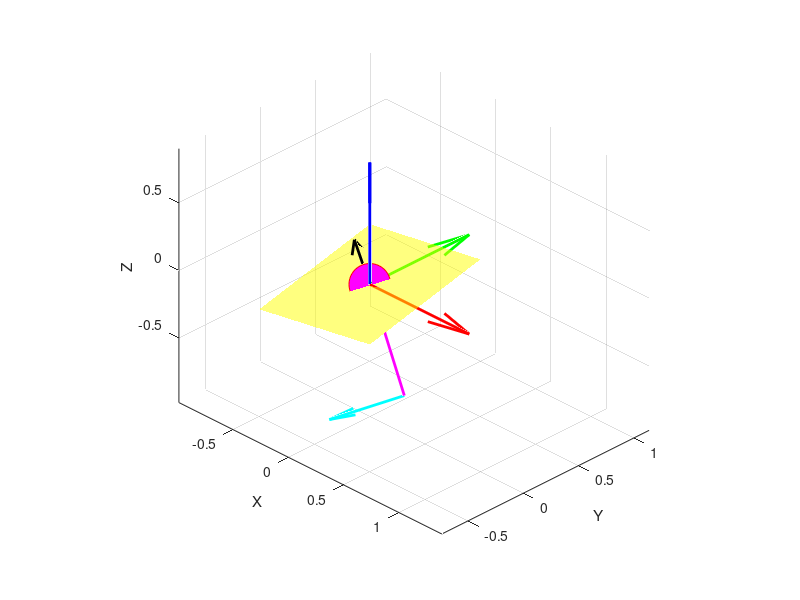

MATLAB code to generate this figure:
%%%%%%%%%%%%%%%%%%%%%%%%%%%%%%%%%%%%%%%%%%%%%%%%%%%%%%%%%%%%%%%
% Ankle torque
%%%%%%%%%%%%%%%%%%%%%%%%%%%%%%%%%%%%%%%%%%%%%%%%%%%%%%%%%%%%%%%
clear all; clc; close all;

% generate random position, position is relative to COM
r_x_lims = [-0.3, 0.3];
r_y_lims = [-0.3, 0.3];
r_z_lims = [-1.0, -0.5];
r = unifrnd([r_x_lims(1), r_y_lims(1), r_z_lims(1)], [r_x_lims(2), r_y_lims(2), r_z_lims(2)], 1, 3);
r = r';
r_x = r(1);
r_y = r(2);
r_z = r(3);

% generate random data
tau_x_lims = [-1, 1];
tau_y_lims = [-1, 1];
tau_xy = unifrnd([tau_x_lims(1), tau_y_lims(1)], [tau_x_lims(2), tau_y_lims(2)], 1, 2);
tau_xy = tau_xy';

% matrix
r_mag = norm(r);
sigma1 = r_mag^2 * r_z;
sigma2 = r_mag^2;
A_inv = [-(r_x * r_y)/sigma1,    -(r_y^2 + r_z^2)/sigma1, -r_x/sigma2;
          (r_x^2 + r_z^2)/sigma1, (r_x * r_y)/sigma1,     -r_y/sigma2;
          -r_y/sigma2,             r_x/sigma2,            -r_z/sigma2];
F = A_inv * [tau_xy; 0];

% compute tau_z
tau_z = r_y * F(1) - r_x * F(2);

% compute tau
tau = [tau_xy; tau_z];

% check conditions
disp("tau_xy =")
disp(tau_xy)
disp("||tau_xy|| =")
disp(norm(tau_xy))

disp("r = ")
disp(r)

disp("F = ")
disp(F)

disp("tau_z = ")
disp(tau_z)

disp("-r x F = ")
disp(cross(-r, F))

disp("r dot F = ")
disp(dot(r, F))

% plot a line
figure;
grid on; hold on;
axis equal;
azimuth = 45; % degrees
elevation = 30; % degrees
view(azimuth, elevation); 
quiver3(0, 0, 0, 1, 0,   0,   'r', 'LineWidth', 2);
quiver3(0, 0, 0, 0,   1, 0,   'g', 'LineWidth', 2);
quiver3(0, 0, 0, 0,   0,   1, 'b', 'LineWidth', 2);
xlabel('X'); ylabel('Y'); zlabel('Z');

% plot the plane
p_x = 0;
p_y = 0;
p_z = 0;
x_lims = [-0.5, 0.5];
y_lims = [-0.5, 0.5];
[x_plane, y_plane] = meshgrid(linspace(x_lims(1), x_lims(2), 20), ...
                              linspace(y_lims(1), y_lims(2), 20));
z_plane = ( -r_x * (x_plane - p_x) - r_y * (y_plane - p_y) ) / r_z + p_z;
surf(x_plane, y_plane, z_plane,'FaceAlpha', 0.5, 'EdgeColor', 'none', 'FaceColor', 'y');

% plot the COM
plot3([0], [0], [0], 'ro', 'MarkerFaceColor', 'm', 'MarkerSize', 30);

% plot the leg
plot3([0, r(1)], [0, r(2)], [0, r(3)], 'm', 'LineWidth', 2);

% plot the torque vector at the foot
quiver3(r(1), r(2), r(3), tau(1), tau(2), tau(3), 'c', 'LineWidth', 2);

% plot the force vector at the COM
quiver3(0, 0, 0, F(1), F(2), F(3), 'k', 'LineWidth', 2);


% % plot the torque vector
% quiver3(0, 0, 0, tau(1), tau(2), tau(3), 'c', 'LineWidth', 2);

% % plot the position vector
% plot3([0, r(1)], [0, r(2)], [0, r(3)], 'm', 'LineWidth', 2);

% % plot the force vector at the COM body
% quiver3(r(1), r(2), r(3), F(1), F(2), F(3), 'k', 'LineWidth', 2);

% set(gcf,'renderer','painters')

